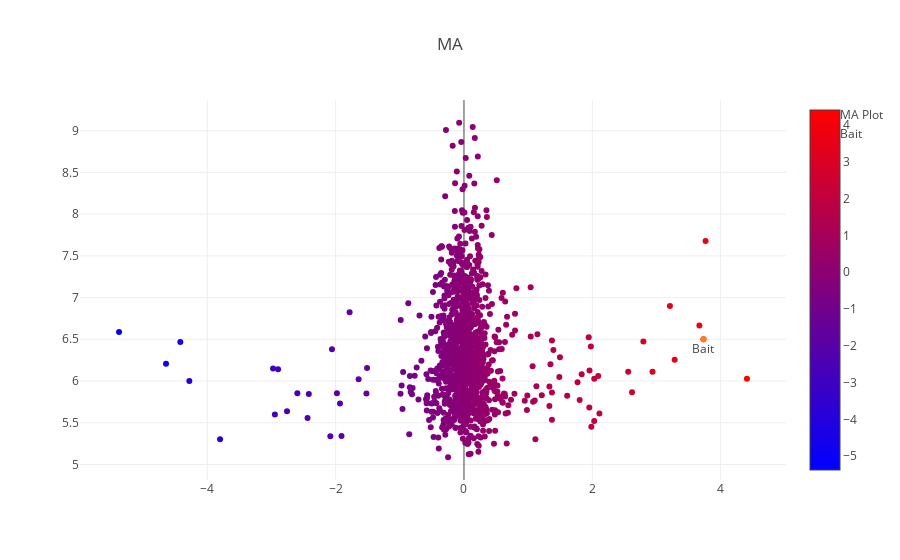

Notebook code for this chart:
### Code cell
#interactive plot
trace_1 = go.Scatter(
    x=selection.logRatio,
    y=selection.logInt,
    mode='markers',
    name='MA Plot',
    text = [a + ' ' +b for a,b in zip(selection.index.values, selection.Gene_desc)],
    hoverinfo = 'text',
    marker=dict(
        #size=16,
        color = selection.logRatio, #set color equal to a variable
        colorscale='Bluered',
        showscale=True
    )
)

annot_1 = go.Scatter(
    x=[selection.logRatio.loc['Tb927.11.12080']],
    y=[selection.logInt.loc['Tb927.11.12080']],
    mode='markers+text',
    name='Bait',
    text=['Bait'],
    textposition='bottom center'
)



layout = dict(title='MA')


fig = go.Figure(data=[trace_1, annot_1], 
                layout=layout)
iplot(fig, filename='test')

### Figure 1 — Plotly figure (JSON) as saved in the notebook; plotly's stock layout.template omitted (floating-point values rounded to 4 significant figures; data arrays with more than 128 entries replaced by an {"elided": "..."} marker saying what was removed)
{"data": [{"hoverinfo": "text", "marker": {"color": {"elided": "1254 float values"}, "colorscale": "Bluered", "showscale": true}, "mode": "markers", "name": "MA Plot", "text": {"elided": "1254 str values"}, "type": "scatter", "uid": "99d2e086-9be3-11e8-9a18-005056c00008", "x": {"elided": "1254 float values"}, "y": {"elided": "1254 float values"}}, {"mode": "markers+text", "name": "Bait", "text": ["Bait"], "textposition": "bottom center", "type": "scatter", "uid": "99d2e087-9be3-11e8-9e3c-005056c00008", "x": [3.733], "y": [6.499]}], "layout": {"title": "MA"}}
